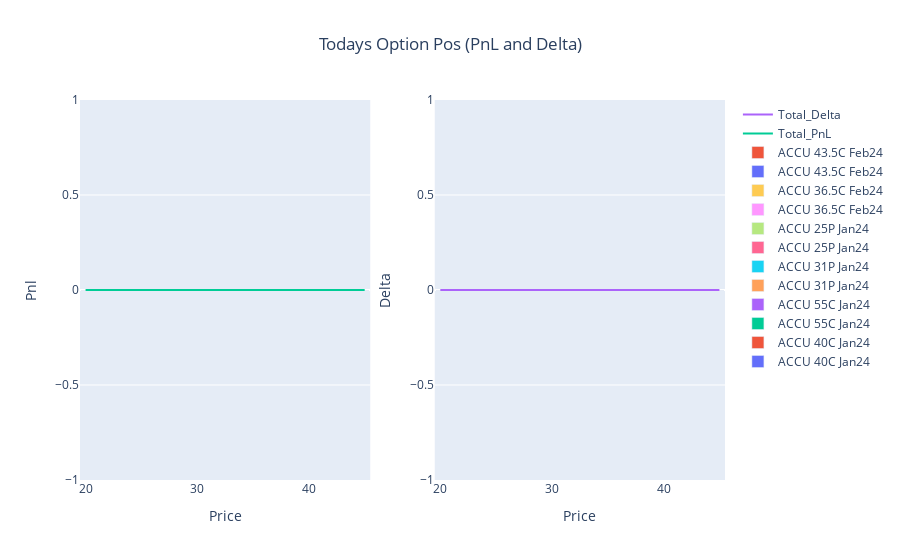

This figure's notebook cell:
### Code cell
fig_p = go.Figure()
for i in list(p)[1:-1]:
    fig_p.add_trace(go.Bar(x=p.Price, y=p[i], name=i, base=0))

fig_p.add_trace(go.Scatter(x=p.Price, y=p.Option_Pnl, mode='lines', name='Total_PnL'))

#fig_p.update_layout(title='Option PnL Today', xaxis_title='Price', yaxis_title='pnl', barmode='stack')
#fig_p.show()

#~~~~~~~~~~~~~~~~~~~~~~~~~~~~~~~~~~~~~~~~~~~~~~~~~~~~~~~~~~~~~~~~~~~~~~~~~~~~~~~~~
fig_d = go.Figure()
for i in list(d)[1:-1]:
    fig_d.add_trace(go.Bar(x=d.Price, y=d[i], name=i, base=0))

fig_d.add_trace(go.Scatter(x=d.Price, y=d.Option_Delta, mode='lines', name='Total_Delta'))

#~~~~~~~~~~~~~~~~~~~~~~~~~~~~~~~~~~~~~~~~~~~~~~~~~~~~~~~~~~~~~~~~~~~~~~~~~~~~~~~~
fig = make_subplots(rows=1, cols=2)
for i in range(0,len(fig_p.data)):
    fig.add_trace(fig_p.data[i], row=1, col=1)
    fig.add_trace(fig_d.data[i], row=1, col=2)
    
fig.update_layout(title={'text': 'Todays Option Pos (PnL and Delta)','x': 0.5,'xanchor': 'center'}, barmode='stack')

fig.update_xaxes(title_text="Price", row=1, col=1)
fig.update_yaxes(title_text="Pnl", row=1, col=1)
fig.update_xaxes(title_text="Price", row=1, col=2)
fig.update_yaxes(title_text="Delta", row=1, col=2)    
fig.show()

### Figure 1 — Plotly figure (JSON) as saved in the notebook; plotly's stock layout.template omitted (floating-point values rounded to 4 significant figures)
{"data": [{"base": 0, "name": "ACCU 40C Jan24", "type": "bar", "x": [20, 21, 22, 23, 24, 25, 26, 27, 28, 29, 30, 31, 32, 33, 34, 35, 36, 37, 38, 39, 40, 41, 42, 43, 44, 45], "xaxis": "x", "y": [0, 0, 0, 0, 0, 0, 0, 0, 0, 0, 0, 0, 0, 0, 0, 0, 0, 0, 0, 0, 0, 0, 0, 0, 0, 0], "yaxis": "y"}, {"base": 0, "name": "ACCU 40C Jan24", "type": "bar", "x": [20, 21, 22, 23, 24, 25, 26, 27, 28, 29, 30, 31, 32, 33, 34, 35, 36, 37, 38, 39, 40, 41, 42, 43, 44, 45], "xaxis": "x2", "y": [0, 0, 0, 0, 0, 0, 0, 0, 0, 0, 0, 0, 0, 0, 0, 0, 0, 0, 0, 0, 0, 0, 0, 0, 0, 0], "yaxis": "y2"}, {"base": 0, "name": "ACCU 55C Jan24", "type": "bar", "x": [20, 21, 22, 23, 24, 25, 26, 27, 28, 29, 30, 31, 32, 33, 34, 35, 36, 37, 38, 39, 40, 41, 42, 43, 44, 45], "xaxis": "x", "y": [0, 0, 0, 0, 0, 0, 0, 0, 0, 0, 0, 0, 0, 0, 0, 0, 0, 0, 0, 0, 0, 0, 0, 0, 0, 0], "yaxis": "y"}, {"base": 0, "name": "ACCU 55C Jan24", "type": "bar", "x": [20, 21, 22, 23, 24, 25, 26, 27, 28, 29, 30, 31, 32, 33, 34, 35, 36, 37, 38, 39, 40, 41, 42, 43, 44, 45], "xaxis": "x2", "y": [0, 0, 0, 0, 0, 0, 0, 0, 0, 0, 0, 0, 0, 0, 0, 0, 0, 0, 0, 0, 0, 0, 0, 0, 0, 0], "yaxis": "y2"}, {"base": 0, "name": "ACCU 31P Jan24", "type": "bar", "x": [20, 21, 22, 23, 24, 25, 26, 27, 28, 29, 30, 31, 32, 33, 34, 35, 36, 37, 38, 39, 40, 41, 42, 43, 44, 45], "xaxis": "x", "y": [0, 0, 0, 0, 0, 0, 0, 0, 0, 0, 0, 0, 0, 0, 0, 0, 0, 0, 0, 0, 0, 0, 0, 0, 0, 0], "yaxis": "y"}, {"base": 0, "name": "ACCU 31P Jan24", "type": "bar", "x": [20, 21, 22, 23, 24, 25, 26, 27, 28, 29, 30, 31, 32, 33, 34, 35, 36, 37, 38, 39, 40, 41, 42, 43, 44, 45], "xaxis": "x2", "y": [0, 0, 0, 0, 0, 0, 0, 0, 0, 0, 0, 0, 0, 0, 0, 0, 0, 0, 0, 0, 0, 0, 0, 0, 0, 0], "yaxis": "y2"}, {"base": 0, "name": "ACCU 25P Jan24", "type": "bar", "x": [20, 21, 22, 23, 24, 25, 26, 27, 28, 29, 30, 31, 32, 33, 34, 35, 36, 37, 38, 39, 40, 41, 42, 43, 44, 45], "xaxis": "x", "y": [0, 0, 0, 0, 0, 0, 0, 0, 0, 0, 0, 0, 0, 0, 0, 0, 0, 0, 0, 0, 0, 0, 0, 0, 0, 0], "yaxis": "y"}, {"base": 0, "name": "ACCU 25P Jan24", "type": "bar", "x": [20, 21, 22, 23, 24, 25, 26, 27, 28, 29, 30, 31, 32, 33, 34, 35, 36, 37, 38, 39, 40, 41, 42, 43, 44, 45], "xaxis": "x2", "y": [0, 0, 0, 0, 0, 0, 0, 0, 0, 0, 0, 0, 0, 0, 0, 0, 0, 0, 0, 0, 0, 0, 0, 0, 0, 0], "yaxis": "y2"}, {"base": 0, "name": "ACCU 36.5C Feb24", "type": "bar", "x": [20, 21, 22, 23, 24, 25, 26, 27, 28, 29, 30, 31, 32, 33, 34, 35, 36, 37, 38, 39, 40, 41, 42, 43, 44, 45], "xaxis": "x", "y": [0, 0, 0, 0, 0, 0, 0, 0, 0, 0, 0, 0, 0, 0, 0, 0, 0, 0, 0, 0, 0, 0, 0, 0, 0, 0], "yaxis": "y"}, {"base": 0, "name": "ACCU 36.5C Feb24", "type": "bar", "x": [20, 21, 22, 23, 24, 25, 26, 27, 28, 29, 30, 31, 32, 33, 34, 35, 36, 37, 38, 39, 40, 41, 42, 43, 44, 45], "xaxis": "x2", "y": [0, 0, 0, 0, 0, 0, 0, 0, 0, 0, 0, 0, 0, 0, 0, 0, 0, 0, 0, 0, 0, 0, 0, 0, 0, 0], "yaxis": "y2"}, {"base": 0, "name": "ACCU 43.5C Feb24", "type": "bar", "x": [20, 21, 22, 23, 24, 25, 26, 27, 28, 29, 30, 31, 32, 33, 34, 35, 36, 37, 38, 39, 40, 41, 42, 43, 44, 45], "xaxis": "x", "y": [0, 0, 0, 0, 0, 0, 0, 0, 0, 0, 0, 0, 0, 0, 0, 0, 0, 0, 0, 0, 0, 0, 0, 0, 0, 0], "yaxis": "y"}, {"base": 0, "name": "ACCU 43.5C Feb24", "type": "bar", "x": [20, 21, 22, 23, 24, 25, 26, 27, 28, 29, 30, 31, 32, 33, 34, 35, 36, 37, 38, 39, 40, 41, 42, 43, 44, 45], "xaxis": "x2", "y": [0, 0, 0, 0, 0, 0, 0, 0, 0, 0, 0, 0, 0, 0, 0, 0, 0, 0, 0, 0, 0, 0, 0, 0, 0, 0], "yaxis": "y2"}, {"mode": "lines", "name": "Total_PnL", "type": "scatter", "x": [20, 21, 22, 23, 24, 25, 26, 27, 28, 29, 30, 31, 32, 33, 34, 35, 36, 37, 38, 39, 40, 41, 42, 43, 44, 45], "xaxis": "x", "y": [0, 0, 0, 0, 0, 0, 0, 0, 0, 0, 0, 0, 0, 0, 0, 0, 0, 0, 0, 0, 0, 0, 0, 0, 0, 0], "yaxis": "y"}, {"mode": "lines", "name": "Total_Delta", "type": "scatter", "x": [20, 21, 22, 23, 24, 25, 26, 27, 28, 29, 30, 31, 32, 33, 34, 35, 36, 37, 38, 39, 40, 41, 42, 43, 44, 45], "xaxis": "x2", "y": [0, 0, 0, 0, 0, 0, 0, 0, 0, 0, 0, 0, 0, 0, 0, 0, 0, 0, 0, 0, 0, 0, 0, 0, 0, 0], "yaxis": "y2"}], "layout": {"barmode": "stack", "title": {"text": "Todays Option Pos (PnL and Delta)", "x": 0.5, "xanchor": "center"}, "xaxis": {"anchor": "y", "domain": [0, 0.45], "title": {"text": "Price"}}, "xaxis2": {"anchor": "y2", "domain": [0.55, 1], "title": {"text": "Price"}}, "yaxis": {"anchor": "x", "domain": [0, 1], "title": {"text": "Pnl"}}, "yaxis2": {"anchor": "x2", "domain": [0, 1], "title": {"text": "Delta"}}}}
